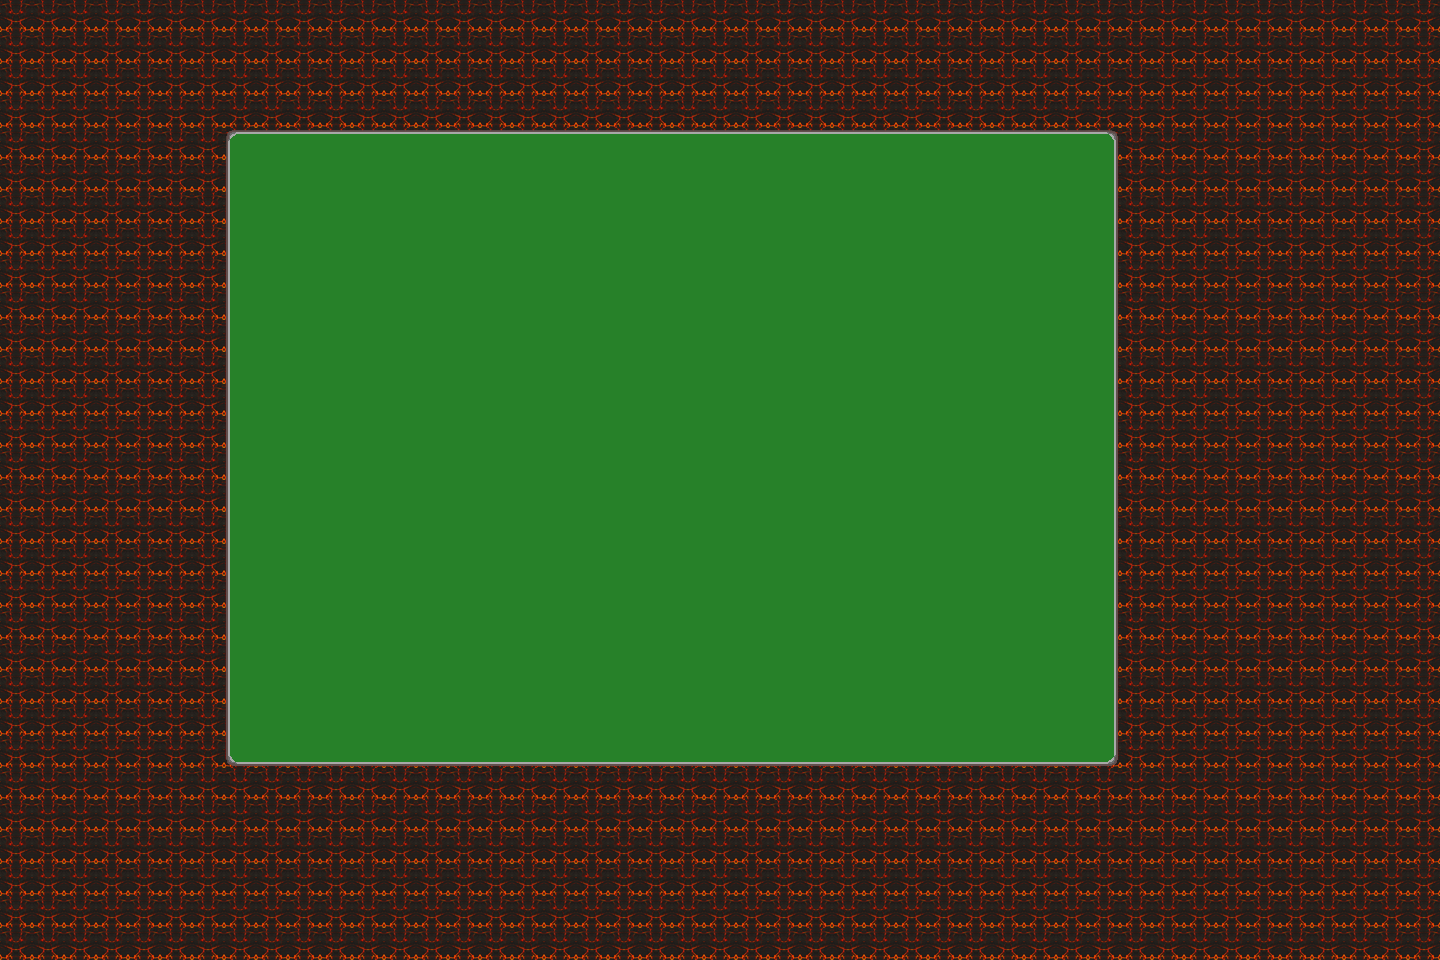

A 2D game scene composited from a Tiled map and its tileset images. What follows is a short description and the map's XML, with each tile layer's data collapsed to a summary:
An orthogonal 45x30 tile map with 32x32 px tiles, 1 tile layer (Tile Layer 1) and 4 objects.

<map version="1.0" orientation="orthogonal" renderorder="right-down" width="45" height="30" tilewidth="32" tileheight="32" nextobjectid="7">
 <tileset firstgid="1" name="maptiles" tilewidth="32" tileheight="32">
  <image source="maptiles.png" trans="ff00ff" width="320" height="320" />
 </tileset>
 <layer name="Tile Layer 1" width="45" height="30">
  <data>[1350 cells, 1350 non-empty, 10 distinct tile ids]</data>
 </layer>
 <objectgroup name="lava">
  <object id="3" x="1.33333" y="0" width="1438.67" height="128" />
  <object id="4" x="1116" y="128" width="324" height="636" />
  <object id="5" x="1.33333" y="764" width="1438.67" height="197.333" />
  <object id="6" x="0" y="126.667" width="225.333" height="636" />
 </objectgroup>
</map>